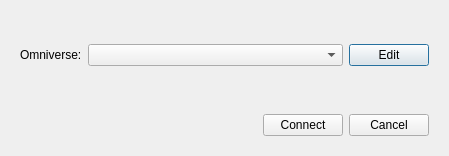
<?xml version="1.0" encoding="UTF-8"?>
<ui version="4.0">
 <class>OmniverseLoginDialog</class>
 <widget class="QDialog" name="OmniverseLoginDialog">
  <property name="geometry">
   <rect>
    <x>0</x>
    <y>0</y>
    <width>449</width>
    <height>156</height>
   </rect>
  </property>
  <property name="windowTitle">
   <string/>
  </property>
  <layout class="QGridLayout" name="gridLayout">
   <item row="0" column="0">
    <widget class="QWidget" name="widget_3" native="true">
     <layout class="QHBoxLayout" name="horizontalLayout_2">
      <item>
       <widget class="QLabel" name="label_2">
        <property name="sizePolicy">
         <sizepolicy hsizetype="Fixed" vsizetype="Preferred">
          <horstretch>0</horstretch>
          <verstretch>0</verstretch>
         </sizepolicy>
        </property>
        <property name="text">
         <string>Omniverse:</string>
        </property>
       </widget>
      </item>
      <item>
       <widget class="QComboBox" name="m_cboServerName"/>
      </item>
      <item>
       <widget class="QPushButton" name="m_btnEdit">
        <property name="sizePolicy">
         <sizepolicy hsizetype="Fixed" vsizetype="Fixed">
          <horstretch>0</horstretch>
          <verstretch>0</verstretch>
         </sizepolicy>
        </property>
        <property name="text">
         <string>Edit</string>
        </property>
       </widget>
      </item>
     </layout>
    </widget>
   </item>
   <item row="1" column="0">
    <widget class="QWidget" name="widget" native="true">
     <property name="sizePolicy">
      <sizepolicy hsizetype="Preferred" vsizetype="Fixed">
       <horstretch>0</horstretch>
       <verstretch>0</verstretch>
      </sizepolicy>
     </property>
     <layout class="QHBoxLayout" name="horizontalLayout">
      <item>
       <spacer name="horizontalSpacer">
        <property name="orientation">
         <enum>Qt::Horizontal</enum>
        </property>
        <property name="sizeHint" stdset="0">
         <size>
          <width>40</width>
          <height>20</height>
         </size>
        </property>
       </spacer>
      </item>
      <item>
       <widget class="QPushButton" name="m_btnConnect">
        <property name="text">
         <string>Connect</string>
        </property>
       </widget>
      </item>
      <item>
       <widget class="QPushButton" name="m_btnCancel">
        <property name="text">
         <string>Cancel</string>
        </property>
       </widget>
      </item>
     </layout>
    </widget>
   </item>
  </layout>
 </widget>
 <resources/>
 <connections/>
</ui>
